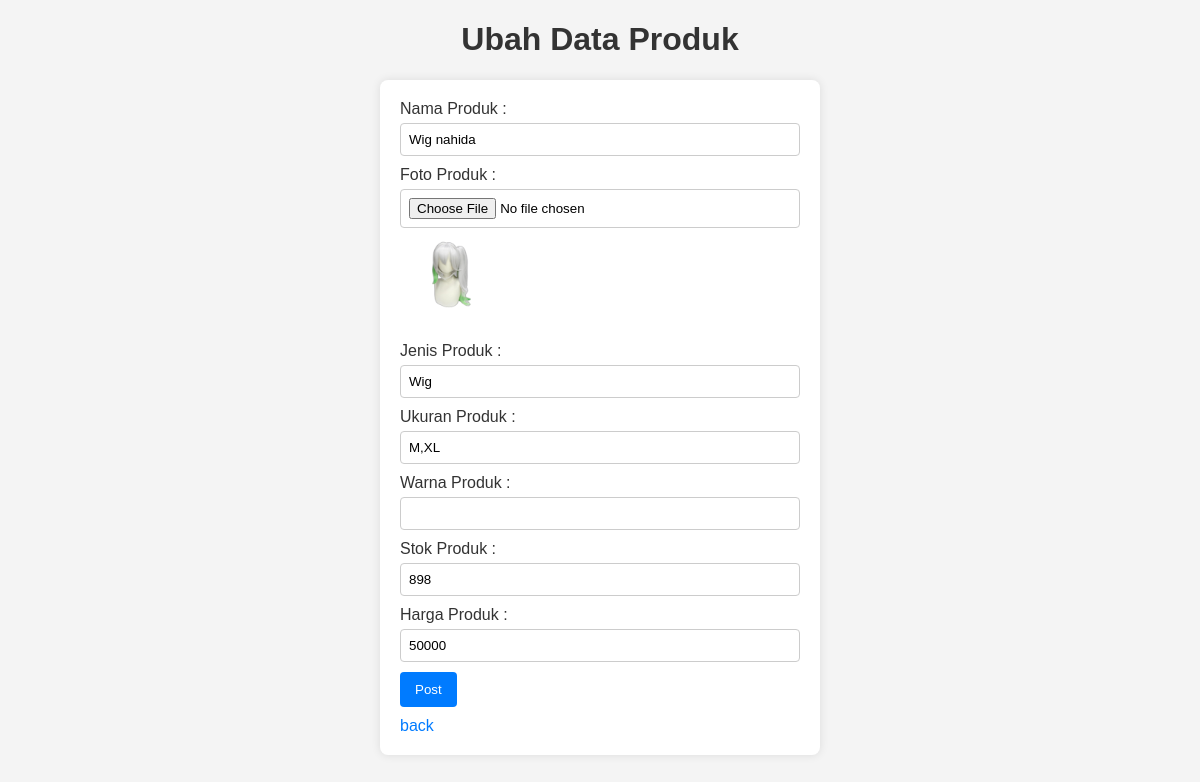
Before: /admin/edit_produk.php?id_barang=2 with the older database file.
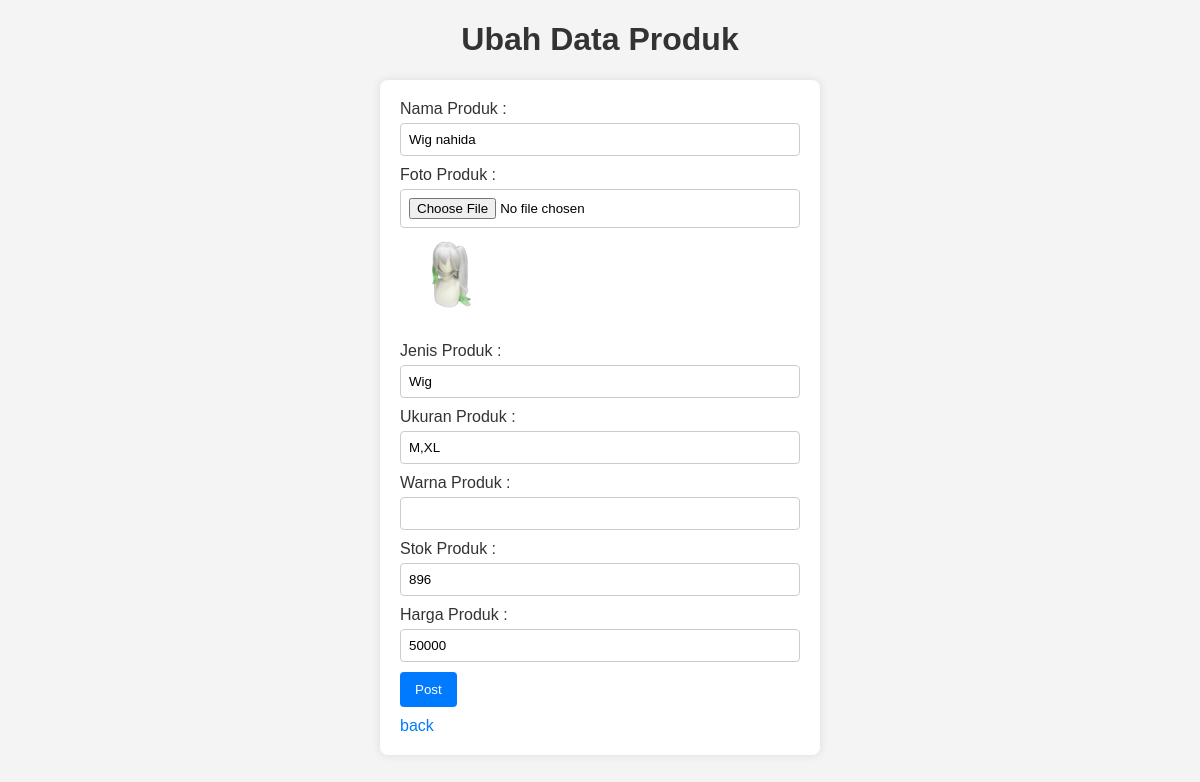
After: the same page with the newer database file.
### tables this page shows
CREATE TABLE `barang` (
  `id_barang` int(11) NOT NULL,
  `nama_barang` varchar(80) NOT NULL,
  `gambar_barang` varchar(150) NOT NULL,
  `jenis_barang` varchar(50) NOT NULL,
  `ukuran_barang` varchar(20) NOT NULL,
  `stok_barang` int(11) NOT NULL,
  `harga_barang` double NOT NULL,
  `status` tinyint(1) NOT NULL DEFAULT 1,
  `tgl_input` date NOT NULL DEFAULT current_timestamp(),
  `tgl_update` date NOT NULL DEFAULT current_timestamp()
);

### classes/classProduk.php (called while the page is built, shortened)
<?php
class Produk extends Connect{
    public function viewEachProduct($id_barang){
        $conn = $this->getConnection();
        $query = "SELECT * FROM barang WHERE id_barang= $id_barang";
        $result = $conn->query($query);
        $kategori = $result->fetch();
        return $kategori;
    }
}
?>

### admin/edit_produk.php (the view, shortened to what this page needs)
<?php
require_once '../classes/classProduk.php';
$id_barang = $_GET['id_barang'];
$barang2 = new Produk;
$pdk =  $barang2->viewEachProduct($id_barang);
?>
<!DOCTYPE html>
<html lang="en">
<head>
</head>
<body>
<h1>Ubah Data Produk</h1>
<form action="" method="post" enctype="multipart/form-data">
<ul>
    <li>
        <label for="Nama_produk">Nama Produk :</label>
        <input type="text" name="nama_barang" id="Nama_produk" required value="<?= $pdk['nama_barang']; ?>">
    </li>
    <li>
        <label for="Foto_produk">Foto Produk :</label>
        <input type="file" name="gambar_barang" id="nama" >
        <img src="../<?= $pdk['gambar_barang'] ?>" width="100px" height="100px">
    </li>
    <li>
        <label for="Nama_produk">Jenis Produk :</label>
        <input type="text" name="jenis_barang" id="Nama_produk" required value="<?= $pdk['jenis_barang']; ?>">
    </li>
    <li>
        <label for="Nama_produk">Ukuran Produk :</label>
        <input type="text" name="ukuran_barang" id="Nama_produk" required value="<?= $pdk['ukuran_barang']; ?>">
    </li>
    <li>
        <label for="Nama_produk">Warna Produk :</label>
        <input type="text" name="warna_barang" id="Nama_produk" required value="<?= $pdk['warna_barang']; ?>">
    </li>
    <li>
        <label for="Nama_produk">Stok Produk :</label>
        <input type="number" name="stok_barang" id="Nama_produk" required value="<?= $pdk['stok_barang']; ?>">
    </li>
    <li>
        <label for="Nama_produk">Harga Produk :</label>
        <input type="number" name="harga_barang" id="Nama_produk" required value="<?= $pdk['harga_barang']; ?>">
    </li>
    <button type="submit" name="submit">Post</button>
</ul>
<a href="dashboardProduct.php">back</a>
</form>
</body>
</html>

Changed rows visible on the page:
changed barang "Wig nahida": stok_barang "898" → "896"
